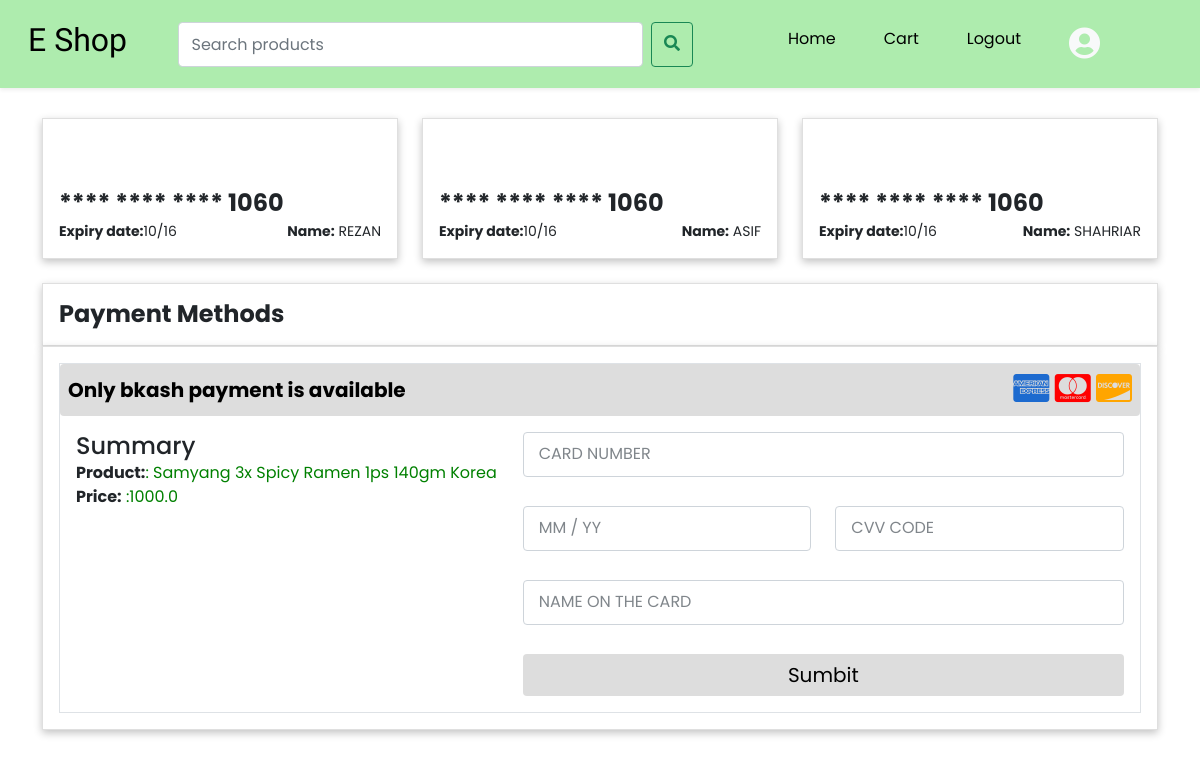
The page /payment?id=1 (signed in) on the database its author committed.
### products/models.py (models this page shows, shortened)
class products(models.Model):
  productName=models.CharField(max_length=500)
  productDescription=models.TextField()
  productPrice=models.FloatField()
  category=models.ForeignKey(Category,on_delete=models.SET_NULL,null=True)
  productImage=models.ImageField(upload_to='images',null=True)

### products/views.py (the view)
# urls.py: path('payment',views.paymentPage,name='payment-page'),
@login_required(login_url='login')
def paymentPage(request):
  productId=request.GET.get('id')
  product=products.objects.get(id=productId)
  context={'product':product}
  return render(request,'products/payment_page.html',context)

### products/templates/products/payment_page.html (shortened to what this page needs)
{% load static %}
<!DOCTYPE html>
<html lang="en">
<head>
    <link rel="stylesheet" href="{% static 'products/styles/payment.css' %}">
</head>
<body>
{% include 'navbar.html' %}
<div class="container">
    <div class="row">
        <div class="col-lg-4 mb-lg-0 mb-3">
            <div class="card p-3">
                <div class="img-box"> <img src="https://www.freepnglogos.com/uploads/visa-logo-download-png-21.png" alt=""> </div>
                <div class="number"> <label class="fw-bold" for="">**** **** **** 1060</label> </div>
                <div class="d-flex align-items-center justify-content-between"> <small><span class="fw-bold">Expiry date:</span><span>10/16</span></small> <small><span class="fw-bold">Name:</span><span> REZAN</span></small> </div>
            </div>
        </div>
        <div class="col-lg-4 mb-lg-0 mb-3">
            <div class="card p-3">
                <div class="img-box"> <img src="https://www.freepnglogos.com/uploads/mastercard-png/file-mastercard-logo-svg-wikimedia-commons-4.png" alt=""> </div>
                <div class="number"> <label class="fw-bold">**** **** **** 1060</label> </div>
                <div class="d-flex align-items-center justify-content-between"> <small><span class="fw-bold">Expiry date:</span><span>10/16</span></small> <small><span class="fw-bold">Name:</span><span> ASIF</span></small> </div>
            </div>
        </div>
        <div class="col-lg-4 mb-lg-0 mb-3">
            <div class="card p-3">
                <div class="img-box"> <img src="https://www.freepnglogos.com/uploads/discover-png-logo/credit-cards-discover-png-logo-4.png" alt=""> </div>
                <div class="number"> <label class="fw-bold">**** **** **** 1060</label> </div>
                <div class="d-flex align-items-center justify-content-between"> <small><span class="fw-bold">Expiry date:</span><span>10/16</span></small> <small><span class="fw-bold">Name:</span><span> SHAHRIAR</span></small> </div>
            </div>
        </div>
        <div class="col-12 mt-4">
            <div class="card p-3">
                <p class="mb-0 fw-bold h4">Payment Methods</p>
            </div>
        </div>
        <div class="col-12">
            <div class="card p-3">
                <div class="card-body border p-0">
                    <p> <a class="btn btn-primary p-2 w-100 h-100 d-flex align-items-center justify-content-between" data-bs-toggle="collapse" href="#collapseExample" role="button" aria-expanded="true" aria-controls="collapseExample"> <span class="fw-bold">Only bkash payment is available</span> <span class=""> <span class="fab fa-cc-amex"></span> <span class="fab fa-cc-mastercard"></span> <span class="fab fa-cc-discover"></span> </span> </a> </p>
                    <div class="collapse show p-3 pt-0" id="collapseExample">
                        <div class="row">
                            <div class="col-lg-5 mb-lg-0 mb-3">
                                <p class="h4 mb-0">Summary</p>
                                <p class="mb-0"><span class="fw-bold">Product:</span><span class="c-green">: {{product.productName}}</span> </p>
                                <p class="mb-0"> <span class="fw-bold">Price:</span> <span class="c-green">:{{product.productPrice}}</span> </p>
                            </div>
                            <div class="col-lg-7">
                                <form action="" class="form">
                                    <div class="row">
                                        <div class="col-12">
                                            <div class="form__div"> <input type="text" class="form-control" placeholder=" " required> <label for="" class="form__label">Card Number</label> </div>
                                        </div>
                                        <div class="col-6">
                                            <div class="form__div"> <input type="text" class="form-control" placeholder=" " required> <label for="" class="form__label">MM / yy</label> </div>
                                        </div>
                                        <div class="col-6">
                                            <div class="form__div"> <input type="password" class="form-control" placeholder=" "required> <label for="" class="form__label">cvv code</label> </div>
                                        </div>
                                        <div class="col-12">
                                            <div class="form__div"> <input type="text" class="form-control" placeholder=" " required> <label for="" class="form__label">name on the card</label> </div>
                                        </div>
                                        <div class="col-12">
                                            <div id="confirm-btn" type="submit" class="btn btn-primary w-100">Sumbit</div>
                                        </div>
                                    </div>
                                </form>
                            </div>
                        </div>
                    </div>
                </div>
            </div>
        </div>
    </div>
</div>
</body>
</html>

### products/static/products/styles/payment.css (style rules this page uses)
* { margin: 0; padding: 0; box-sizing: border-box; font-family: 'Poppins', sans-serif }
.container { margin: 30px auto }
.container .card { width: 100%; box-shadow: rgba(0, 0, 0, 0.24) 0px 3px 8px; background: #fff; border-radius: 0px }
body { background: #eee }
.btn.btn-primary { background-color: #ddd; color: black; box-shadow: none; border: none; font-size: 20px; width: 100%; height: 100% }
.container .card .img-box { width: 80px; height: 50px }
.container .card .number { font-size: 24px }
.fab.fa-cc-amex { color: #1c6acf; font-size: 32px }
.fab.fa-cc-mastercard { font-size: 32px; color: red }
.fab.fa-cc-discover { font-size: 32px; color: orange }
.c-green { color: green }
.form__div { height: 50px; position: relative; margin-bottom: 24px }
.form-control { width: 100%; height: 45px; font-size: 14px; border: 1px solid #DADCE0; border-radius: 0; outline: none; padding: 2px; background: none; z-index: 1; box-shadow: none }
.form__label { position: absolute; left: 16px; top: 10px; background-color: #fff; color: #80868B; font-size: 16px; transition: .3s; text-transform: uppercase }

### products/static/products/styles/style.css (style rules this page uses)
a { text-decoration: none !important; color: black !important; }

### rows shown on the page
products: productName "Samyang 3x Spicy Ramen 1ps 140gm Korea", productPrice "1000.0"
